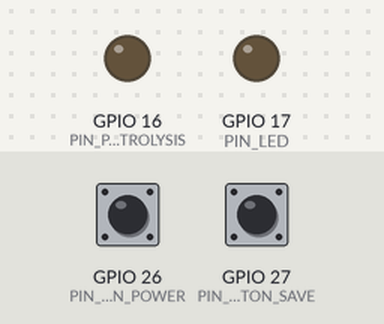
This sketch was run on a simulated ESP32. On the bench: output pins drawn as LEDs (lit = HIGH). The test bench sets the inputs (shaded band); at power-on: GPIO 26 (PIN_BUTTON_POWER) HIGH, GPIO 27 (PIN_BUTTON_SAVE) HIGH. What the sketch prints to the serial monitor is not drawn.

Above: at 1.2 s.
1.3 s: GPIO 26 (PIN_BUTTON_POWER) pulled LOW for 0.15 s
At 1.7 s:
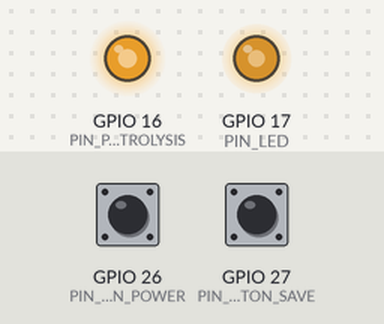
2.9 s: GPIO 27 (PIN_BUTTON_SAVE) pulled LOW for 0.15 s
At 4.1 s:
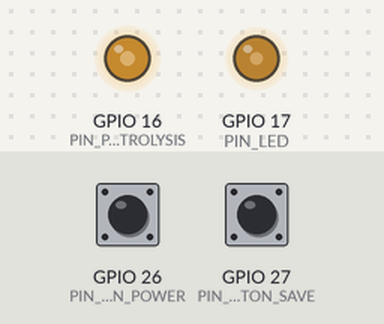
4.5 s: GPIO 26 (PIN_BUTTON_POWER) pulled LOW for 1 s
At 5.2 s:
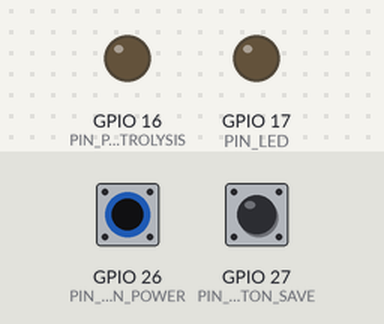
Timing chart, 0 to 7.5 s (numbered marks = the images above; inputs shaded):
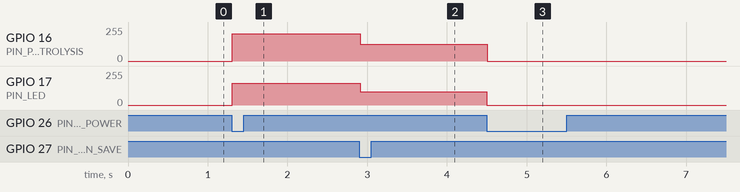

Measured:
- after the input at 1.3 s, GPIO 16 (PIN_PWM_ELECTROLYSIS): 0/255 → 204/255 at once; GPIO 17 (PIN_LED): 0/255 → 162/255 at once
- after the input at 2.9 s, GPIO 16 (PIN_PWM_ELECTROLYSIS): 204/255 → 127/255 at once; GPIO 17 (PIN_LED): 162/255 → 101/255 at once
- after the input at 4.5 s, GPIO 16 (PIN_PWM_ELECTROLYSIS): 127/255 → 0/255 at once; GPIO 17 (PIN_LED): 101/255 → 0/255 at once

The sketch:

electrolyzer_controller.ino
```cpp
#include "config.h"
#include "globals.h"
#include "current_sensor.h"
#include "temp_sensor.h"
#include "tilt_sensor.h"
#include "safety.h"
#include "gas_calc.h"
#include "display.h"
#include "leds.h"
#include "buttons.h"

void setup() {
  #if SERIAL_DEBUG
    Serial.begin(115200);
    Serial.printf("\n=== Electrolyzer v%s ===\n", FW_VERSION);
    #ifdef DISPLAY_ENABLED
      Serial.printf("Display: %dx%d\n", DISPLAY_WIDTH, DISPLAY_HEIGHT);
    #else
      Serial.println("Display: OFF");
    #endif
  #endif

  ledcSetup(0, PWM_FREQ, 12);
  ledcAttachPin(PIN_PWM_ELECTROLYSIS, 0);
  ledcWrite(0, 0);

  #ifdef USE_LEDS
    leds_init();
  #endif

  buttons_init();

  #if defined(PIN_I2C_SDA) && defined(PIN_I2C_SCL)
    Wire.begin(PIN_I2C_SDA, PIN_I2C_SCL);
  #endif

  current_sensor_init();
  temp_sensor_init();
  safety_init();

  #ifdef DISPLAY_ENABLED
    display_init();
  #endif

  #if SERIAL_DEBUG
    Serial.println("Init complete.");
  #endif
}

void loop() {
  unsigned long now = millis();

  buttons_read(now);

  if (now - lastSensorRead >= SENSOR_INTERVAL_MS) {
    lastSensorRead = now;
    current_sensor_read(voltage, current, powerW);
    temperature = temp_sensor_read();

    if (powerOn) {
      gas_calculate(current, voltage, temperature, gasOutput);
      safety_check(now);
    }
  }

  // Плавный ШИМ
  if (powerOn && !tiltShutdown) {
    #ifdef TEMP_CONTROL_ENABLED
      if (temperature >= TEMP_MAX) {
        currentPWM += (0 - currentPWM) * 0.15;
        if (currentPWM < 2) currentPWM = 0;
      } else {
        float diff = targetPWM - currentPWM;
        currentPWM += diff * PWM_SMOOTHING;
        if (abs(diff) < 0.5) currentPWM = targetPWM;
      }
    #else
      float diff = targetPWM - currentPWM;
      currentPWM += diff * PWM_SMOOTHING;
      if (abs(diff) < 0.5) currentPWM = targetPWM;
    #endif
  } else {
    currentPWM += (0 - currentPWM) * 0.15;
    if (currentPWM < 2) currentPWM = 0;
  }
  currentPWM = constrain(currentPWM, 0, 4095);
  ledcWrite(0, (int)currentPWM);

  #ifdef DISPLAY_ENABLED
    if (now - lastDisplayUpdate >= DISPLAY_INTERVAL_MS) {
      lastDisplayUpdate = now;
      display_update(now);
    }
  #endif

  #ifdef USE_LEDS
    leds_update(now);
  #endif
}
```

buttons.cpp
```cpp
#include <Arduino.h>
#include "buttons.h"
#include "globals.h"

static bool lastPower = HIGH, lastSave = HIGH;
static unsigned long dbPower = 0, dbSave = 0;

void buttons_init() {
  pinMode(PIN_BUTTON_POWER, INPUT_PULLUP);
  pinMode(PIN_BUTTON_SAVE, INPUT_PULLUP);
}

void buttons_read(unsigned long now) {
  bool rPower = digitalRead(PIN_BUTTON_POWER);
  bool rSave  = digitalRead(PIN_BUTTON_SAVE);

  if (rPower != lastPower && now - dbPower > 50) {
    dbPower = now;
    if (rPower == LOW) {
      powerOn = !powerOn;
      if (powerOn) {
        targetPWM = powerSave ? PWM_MAX_SAVE : PWM_MAX_NORMAL;
      } else {
        targetPWM = 0;
      }
    }
  }
  lastPower = rPower;

  if (rSave != lastSave && now - dbSave > 50) {
    dbSave = now;
    if (rSave == LOW && powerOn) {
      powerSave = !powerSave;
      targetPWM = powerSave ? PWM_MAX_SAVE : PWM_MAX_NORMAL;
    }
  }
  lastSave = rSave;
}
```

buttons.h
```cpp
#ifndef BUTTONS_H
#define BUTTONS_H
#include "config.h"

void buttons_init();
void buttons_read(unsigned long now);

#endif
```

current_sensor.cpp
```cpp
#include <Arduino.h>
#include "current_sensor.h"

#ifdef CURRENT_SENSOR_INA226
  INA226 ina226(0x40);
#elif defined(CURRENT_SENSOR_INA219)
  Adafruit_INA219 ina219;
#endif

void current_sensor_init() {
  #ifdef CURRENT_SENSOR_INA226
    ina226.begin();
    ina226.setMaxCurrentShunt(15.0, 0.01);
  #elif defined(CURRENT_SENSOR_INA219)
    ina219.begin();
  #endif
}

void current_sensor_read(float &voltage, float &current, float &powerW) {
  #ifdef CURRENT_SENSOR_INA226
    voltage = ina226.getBusVoltage();
    current = abs(ina226.getCurrent());
  #elif defined(CURRENT_SENSOR_INA219)
    voltage = ina219.getBusVoltage_V();
    current = ina219.getCurrent_mA() / 1000.0;
  #elif defined(CURRENT_SENSOR_ACS712)
    int raw = analogRead(ACS712_PIN);
    float mv = raw * (3300.0 / 4095.0);
    current = (mv - 1650.0) / ACS712_MV_PER_AMP;
    voltage = 12.0;
  #else
    voltage = 12.0;
    current = 0;
  #endif

  if (current < 0.02) current = 0;
  powerW = voltage * current;
}
```

current_sensor.h
```cpp
#ifndef CURRENT_SENSOR_H
#define CURRENT_SENSOR_H
#include "config.h"

#ifdef CURRENT_SENSOR_INA226
  #include <INA226.h>
  extern INA226 ina226;
#elif defined(CURRENT_SENSOR_INA219)
  #include <Adafruit_INA219.h>
  extern Adafruit_INA219 ina219;
#endif

void current_sensor_init();
void current_sensor_read(float &voltage, float &current, float &powerW);
#endif
```

display.cpp
```cpp
#include <Arduino.h>
#include "display.h"
#include "globals.h"

#ifdef DISPLAY_ENABLED

TFT_eSPI disp = TFT_eSPI();

#define COLOR_BG      TFT_BLACK
#define COLOR_TEXT    TFT_WHITE
#define COLOR_OK      TFT_GREEN
#define COLOR_ERR     TFT_RED
#define COLOR_INFO    TFT_CYAN
#define COLOR_BAR     TFT_DARKGREY

void display_init() {
  disp.init();
  disp.setRotation(DISPLAY_ROTATION);
  disp.fillScreen(COLOR_BG);
  disp.setTextColor(COLOR_TEXT, COLOR_BG);
  disp.setTextSize(2);
  disp.setCursor(5, 5);
  disp.println("Electrolyzer");
  disp.println("v" FW_VERSION);
}

void display_update(unsigned long now) {
  disp.fillScreen(COLOR_BG);
  disp.setTextSize(2);

  int y = 2;
  int rowH = disp.fontHeight() + 2;

  disp.setCursor(0, y);
  disp.setTextColor(COLOR_TEXT, COLOR_BG);
  if (!powerOn) {
    disp.print("STATUS: OFF");
  } else if (tiltShutdown) {
    disp.setTextColor(COLOR_ERR, COLOR_BG);
    disp.print("! TILT STOP !");
  }
  #ifdef TEMP_CONTROL_ENABLED
  else if (temperature >= TEMP_MAX) {
    disp.setTextColor(COLOR_ERR, COLOR_BG);
    disp.print("! OVERHEAT !");
  }
  #endif
  else {
    disp.setTextColor(powerSave ? COLOR_OK : COLOR_INFO, COLOR_BG);
    disp.print(powerSave ? "SAVE " : "FULL ");
    disp.print((int)(currentPWM * 100 / 4095));
    disp.print("%");
  }
  y += rowH;

  disp.setTextColor(COLOR_TEXT, COLOR_BG);
  disp.setCursor(0, y);
  disp.print("V:"); disp.print(voltage, 1); disp.print("V");
  disp.print(" I:"); disp.print(current, 2); disp.print("A");
  y += rowH;

  disp.setCursor(0, y);
  disp.print("P:"); disp.print(powerW, 1); disp.print("W");
  disp.print(" G:"); disp.print(gasOutput, 0); disp.print("ml");
  y += rowH;

  disp.setCursor(0, y);
  #ifdef TEMP_CONTROL_ENABLED
    if (temperature > TEMP_CRITICAL)
      disp.setTextColor(COLOR_ERR, COLOR_BG);
    else
      disp.setTextColor(COLOR_TEXT, COLOR_BG);
  #else
    disp.setTextColor(COLOR_TEXT, COLOR_BG);
  #endif
  disp.print("T:"); disp.print(temperature, 1); disp.print("C");
  y += rowH;

  disp.setTextColor(COLOR_TEXT, COLOR_BG);
  disp.setCursor(0, y);
  disp.print("PWM:");
  int pct = (int)(currentPWM * 100 / 4095);
  int barMax = DISPLAY_WIDTH - 90;
  if (barMax < 10) barMax = 10;
  int barW = map(pct, 0, 100, 0, barMax);
  disp.drawRect(55, y + 3, barMax + 4, 14, COLOR_BAR);
  disp.fillRect(57, y + 5, barW, 10, pct > 70 ? COLOR_ERR : COLOR_OK);
  disp.setCursor(DISPLAY_WIDTH - 40, y);
  disp.print(pct); disp.print("%");
}

#endif
```

display.h
```cpp
#ifndef DISPLAY_H
#define DISPLAY_H
#include "config.h"

#if defined(DISPLAY_DRIVER_ILI9341) || defined(DISPLAY_DRIVER_ST7789) || \
    defined(DISPLAY_DRIVER_ST7735)  || defined(DISPLAY_DRIVER_ILI9163)
  #define DISPLAY_ENABLED 1
  #include <TFT_eSPI.h>
#endif

#ifdef DISPLAY_ENABLED
void display_init();
void display_update(unsigned long now);
#endif

#endif
```

gas_calc.cpp
```cpp
#include <Arduino.h>
#include "gas_calc.h"
#include "config.h"

void gas_calculate(float cur, float volt, float temp, float &gas) {
  float tempK = temp + 273.15;
  float tempFactor = tempK / 298.15;
  float baseML = cur * 11.4 * CELL_COUNT * FARADAY_EFFICIENCY * tempFactor;
  float vFactor = volt / (CELL_COUNT * 2.0);
  vFactor = constrain(vFactor, 0.8, 1.5);
  gas = baseML * vFactor;
}
```

gas_calc.h
```cpp
#ifndef GAS_CALC_H
#define GAS_CALC_H
#include "config.h"

void gas_calculate(float cur, float volt, float temp, float &gas);
#endif
```

globals.cpp
```cpp
#include <Arduino.h>
#include "globals.h"

bool powerOn = false;
bool powerSave = false;
float currentPWM = 0;
float targetPWM = 0;
float voltage = 0;
float current = 0;
float powerW = 0;
float temperature = 25.0;
float gasOutput = 0;
bool tiltShutdown = false;

unsigned long lastSensorRead = 0;
unsigned long lastDisplayUpdate = 0;
```

globals.h
```cpp
#ifndef GLOBALS_H
#define GLOBALS_H

extern bool powerOn;
extern bool powerSave;
extern float currentPWM;
extern float targetPWM;
extern float voltage;
extern float current;
extern float powerW;
extern float temperature;
extern float gasOutput;
extern bool tiltShutdown;

extern unsigned long lastSensorRead;
extern unsigned long lastDisplayUpdate;

#endif
```

leds.cpp
```cpp
#include <Arduino.h>
#include "leds.h"
#include "globals.h"

#ifdef USE_LEDS

void leds_init() {
  ledcSetup(1, 5000, 8);
  ledcAttachPin(PIN_LED, 1);
  ledcWrite(1, 0);
}

void leds_update(unsigned long now) {
  uint8_t brightness = 0;

  if (!powerOn) {
    brightness = 0;
  } else if (tiltShutdown) {
    brightness = ((now / 167) % 2) ? 255 : 0;
  }
  #ifdef TEMP_CONTROL_ENABLED
  else if (temperature >= TEMP_MAX) {
    brightness = ((now / 167) % 2) ? 255 : 0;
  }
  #endif
  else {
    brightness = map((int)currentPWM, 0, 4095, 0, 204);
  }

  ledcWrite(1, brightness);
}

#endif
```

leds.h
```cpp
#ifndef LEDS_H
#define LEDS_H
#include "config.h"

#ifdef USE_LEDS
void leds_init();
void leds_update(unsigned long now);
#endif

#endif
```

safety.cpp
```cpp
#include <Arduino.h>
#include "safety.h"
#include "globals.h"
#include "tilt_sensor.h"

static bool tiltActive = false;
static unsigned long tiltStart = 0;

void safety_init() {
  #if defined(TILT_SENSOR_MPU6050) || defined(TILT_SENSOR_ADXL345)
    tilt_sensor_init();
  #endif
}

void safety_check(unsigned long now) {
  if (!powerOn) return;

  #ifdef TEMP_CONTROL_ENABLED
    if (temperature >= TEMP_MAX) {
      targetPWM = 0;
      return;
    }

    if (temperature > TEMP_CRITICAL) {
      float overheat = temperature - TEMP_CRITICAL;
      float range = TEMP_MAX - TEMP_CRITICAL;
      float factor = 1.0 - (overheat / range);
      factor = constrain(factor, 0.05, 1.0);
      float maxPWM = powerSave ? PWM_MAX_SAVE : PWM_MAX_NORMAL;
      targetPWM = maxPWM * factor;
      if (targetPWM < 20) targetPWM = 20;
    } else if (temperature < TEMP_CRITICAL - 2.0) {
      targetPWM = powerSave ? PWM_MAX_SAVE : PWM_MAX_NORMAL;
    }
  #endif

  #if defined(TILT_SENSOR_MPU6050) || defined(TILT_SENSOR_ADXL345)
    float ax = 0, ay = 0;
    tilt_sensor_read(ax, ay);

    bool tilted = (ax > TILT_ANGLE_FORWARD) || (ax < -TILT_ANGLE_BACKWARD) ||
                  (ay > TILT_ANGLE_RIGHT)   || (ay < -TILT_ANGLE_LEFT);

    if (tilted && !tiltShutdown) {
      if (!tiltActive) { tiltStart = now; tiltActive = true; }
      if (now - tiltStart >= TILT_TIMEOUT_MS) {
        tiltShutdown = true;
        targetPWM = 0;
      }
    } else if (!tilted) {
      tiltActive = false;
      if (tiltShutdown) {
        tiltShutdown = false;
        #ifdef TEMP_CONTROL_ENABLED
          if (temperature < TEMP_CRITICAL)
        #endif
            targetPWM = powerSave ? PWM_MAX_SAVE : PWM_MAX_NORMAL;
      }
    }
  #endif
}
```

safety.h
```cpp
#ifndef SAFETY_H
#define SAFETY_H
#include "config.h"

void safety_init();
void safety_check(unsigned long now);

#endif
```

temp_sensor.cpp
```cpp
#include <Arduino.h>
#include "temp_sensor.h"

#ifdef TEMP_SENSOR_DS18B20
  OneWire oneWire(PIN_ONE_WIRE);
  DallasTemperature ds18b20(&oneWire);
#elif defined(TEMP_SENSOR_DHT22)
  DHT dht(DHT22_PIN, DHT22);
#endif

void temp_sensor_init() {
  #ifdef TEMP_SENSOR_DS18B20
    ds18b20.begin();
  #elif defined(TEMP_SENSOR_DHT22)
    dht.begin();
  #endif
}

float temp_sensor_read() {
  #ifdef TEMP_SENSOR_DS18B20
    ds18b20.requestTemperatures();
    float t = ds18b20.getTempCByIndex(0);
    return (t > -127) ? t : 25.0;
  #elif defined(TEMP_SENSOR_DHT22)
    float t = dht.readTemperature();
    return isnan(t) ? 25.0 : t;
  #elif defined(TEMP_SENSOR_NTC)
    int raw = analogRead(NTC_PIN);
    float r = NTC_SERIES_R * (4095.0 / raw - 1.0);
    float steinhart = log(r / NTC_NOMINAL_R) / NTC_BETA;
    steinhart += 1.0 / 298.15;
    return (1.0 / steinhart) - 273.15;
  #else
    return 25.0;
  #endif
}
```

temp_sensor.h
```cpp
#ifndef TEMP_SENSOR_H
#define TEMP_SENSOR_H
#include "config.h"

#ifdef TEMP_SENSOR_DS18B20
  #include <OneWire.h>
  #include <DallasTemperature.h>
#elif defined(TEMP_SENSOR_DHT22)
  #include <DHT.h>
#endif

void temp_sensor_init();
float temp_sensor_read();
#endif
```

tilt_sensor.cpp
```cpp
#include <Arduino.h>
#include "tilt_sensor.h"

#ifdef TILT_SENSOR_MPU6050
  Adafruit_MPU6050 mpu;
#elif defined(TILT_SENSOR_ADXL345)
  Adafruit_ADXL345_Unified adxl = Adafruit_ADXL345_Unified(12345);
#endif

void tilt_sensor_init() {
  #ifdef TILT_SENSOR_MPU6050
    mpu.begin();
    mpu.setAccelerometerRange(MPU6050_RANGE_2_G);
    mpu.setFilterBandwidth(MPU6050_BAND_10_HZ);
  #elif defined(TILT_SENSOR_ADXL345)
    adxl.begin();
    adxl.setRange(ADXL345_RANGE_2_G);
  #endif
}

bool tilt_sensor_read(float &angleX, float &angleY) {
  #ifdef TILT_SENSOR_MPU6050
    sensors_event_t a, g, t;
    mpu.getEvent(&a, &g, &t);
    angleX = atan2(a.acceleration.y, a.acceleration.z) * 180.0 / PI;
    angleY = atan2(a.acceleration.x, a.acceleration.z) * 180.0 / PI;
    return true;
  #elif defined(TILT_SENSOR_ADXL345)
    sensors_event_t event;
    adxl.getEvent(&event);
    angleX = atan2(event.acceleration.y, event.acceleration.z) * 180.0 / PI;
    angleY = atan2(event.acceleration.x, event.acceleration.z) * 180.0 / PI;
    return true;
  #else
    angleX = 0;
    angleY = 0;
    return false;
  #endif
}
```

tilt_sensor.h
```cpp
#ifndef TILT_SENSOR_H
#define TILT_SENSOR_H
#include "config.h"

#ifdef TILT_SENSOR_MPU6050
  #include <Adafruit_MPU6050.h>
  #include <Adafruit_Sensor.h>
#elif defined(TILT_SENSOR_ADXL345)
  #include <Adafruit_ADXL345_U.h>
#endif

void tilt_sensor_init();
bool tilt_sensor_read(float &angleX, float &angleY);
#endif
```

Source omitted: config.h (4935 bytes)
